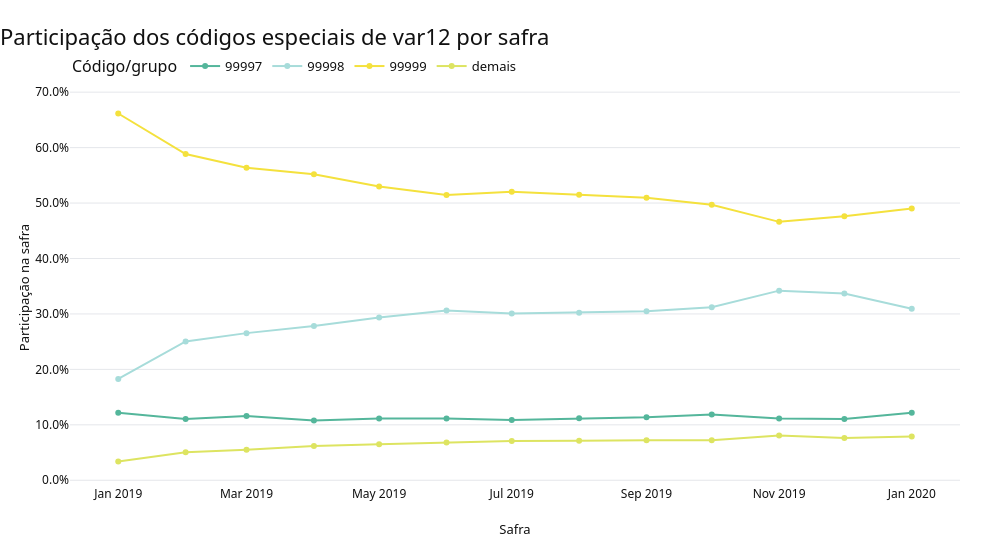
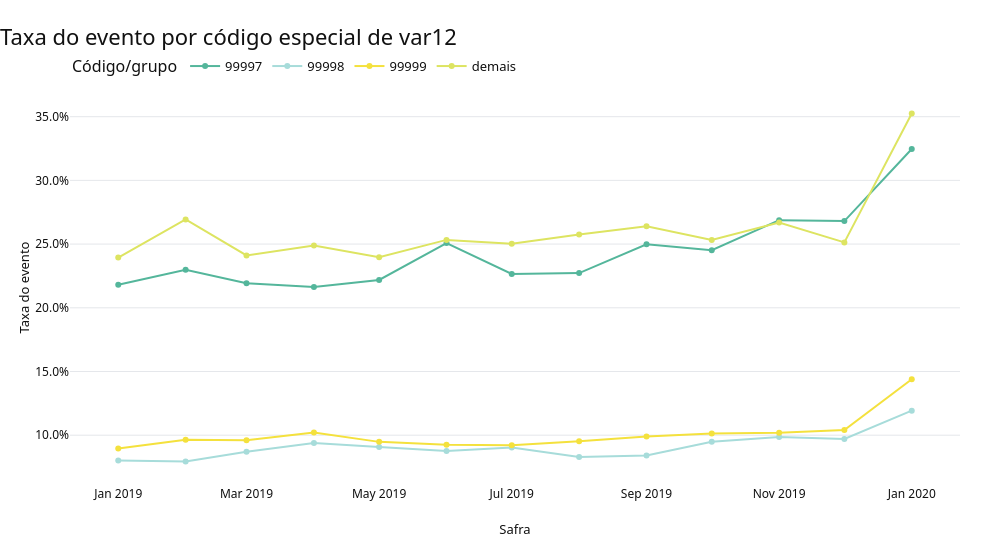

Here is the notebook cell these charts were saved with, in order:
### Markdown cell above
### Os códigos especiais de `var12` têm comportamento temporal consistente?

**Comentário Técnico:** a comparação é descritiva. Associação com o alvo não determina leakage e os códigos permanecem intactos.

### Code cell
codigos_especiais = [99997, 99998, 99999]
grupo_var12 = pd.Series('demais', index=base.index, dtype='string')
mascara_especial_var12 = base['var12'].isin(codigos_especiais)
grupo_var12.loc[mascara_especial_var12] = base.loc[mascara_especial_var12, 'var12'].map(lambda valor: str(int(valor)))
tabela_var12 = (base.assign(grupo_var12=grupo_var12).groupby(['safra', 'grupo_var12'])[ALVO]
                .agg(quantidade='size', quantidade_eventos='sum', taxa_evento='mean').reset_index())
tabela_var12['percentual_safra'] = tabela_var12['quantidade'] / tabela_var12.groupby('safra')['quantidade'].transform('sum')
tabela_var12_total = (base.assign(grupo_var12=grupo_var12).groupby('grupo_var12')[ALVO]
                      .agg(quantidade='size', quantidade_eventos='sum', taxa_evento='mean').reset_index())
tabela_var12_total['percentual_total'] = tabela_var12_total['quantidade'] / len(base)
display(tabela_var12_total.style.format({'taxa_evento': '{:.2%}', 'percentual_total': '{:.2%}'}))
display(tabela_var12.style.format({'safra': lambda x: x.strftime('%Y-%m'), 'taxa_evento': '{:.2%}',
                                    'percentual_safra': '{:.2%}'}))
fig_var12_freq = px.line(tabela_var12, x='safra', y='percentual_safra', color='grupo_var12', markers=True,
                         labels={'grupo_var12': 'Código/grupo'})
aplicar_layout_executivo(fig_var12_freq, 'Participação dos códigos especiais de var12 por safra',
                         titulo_eixo_x='Safra', titulo_eixo_y='Participação na safra')
aplicar_eixo_percentual(fig_var12_freq)
fig_var12_freq.show()
salvar_grafico(fig_var12_freq, '01_04_var12_codigos_frequencia', PASTA_FIGURAS, salvar_png=False)
fig_var12_taxa = px.line(tabela_var12, x='safra', y='taxa_evento', color='grupo_var12', markers=True,
                         labels={'grupo_var12': 'Código/grupo'})
aplicar_layout_executivo(fig_var12_taxa, 'Taxa do evento por código especial de var12',
                         titulo_eixo_x='Safra', titulo_eixo_y='Taxa do evento')
aplicar_eixo_percentual(fig_var12_taxa)
fig_var12_taxa.show()
salvar_grafico(fig_var12_taxa, '01_05_var12_codigos_taxa_evento', PASTA_FIGURAS, salvar_png=False)
var99997 = tabela_var12.query("grupo_var12 == '99997'").sort_values('safra')
display(Markdown(
    f"**Análise/Interpretação:** A associação de `var12=99997` com maior risco aparece em todas as safras: sua taxa "
    f"varia de **{var99997.taxa_evento.min():.2%}** a **{var99997.taxa_evento.max():.2%}** e alcança "
    f"**{var99997.iloc[-1].taxa_evento:.2%}** em 2020-01. A elevação recente também ocorre no grupo `demais`. "
    "Trata-se de associação, não de leakage demonstrado. O significado e a disponibilidade temporal dos códigos seguem desconhecidos."
))

### Figure 1 — Plotly figure (JSON) as saved in the notebook; plotly's stock layout.template omitted (floating-point values rounded to 4 significant figures)
{"data": [{"hovertemplate": "Código/grupo=99997<br>safra=%{x}<br>percentual_safra=%{y}<extra></extra>", "legendgroup": "99997", "line": {"color": "#54B69B", "dash": "solid"}, "marker": {"symbol": "circle"}, "mode": "lines+markers", "name": "99997", "orientation": "v", "showlegend": true, "type": "scatter", "x": ["2019-01-01T00:00:00.000000", "2019-02-01T00:00:00.000000", "2019-03-01T00:00:00.000000", "2019-04-01T00:00:00.000000", "2019-05-01T00:00:00.000000", "2019-06-01T00:00:00.000000", "2019-07-01T00:00:00.000000", "2019-08-01T00:00:00.000000", "2019-09-01T00:00:00.000000", "2019-10-01T00:00:00.000000", "2019-11-01T00:00:00.000000", "2019-12-01T00:00:00.000000", "2020-01-01T00:00:00.000000"], "xaxis": "x", "y": [0.1218, 0.1107, 0.1158, 0.108, 0.1115, 0.1114, 0.1085, 0.1117, 0.1136, 0.1188, 0.1113, 0.1104, 0.1217], "yaxis": "y"}, {"hovertemplate": "Código/grupo=99998<br>safra=%{x}<br>percentual_safra=%{y}<extra></extra>", "legendgroup": "99998", "line": {"color": "#A7DCDA", "dash": "solid"}, "marker": {"symbol": "circle"}, "mode": "lines+markers", "name": "99998", "orientation": "v", "showlegend": true, "type": "scatter", "x": ["2019-01-01T00:00:00.000000", "2019-02-01T00:00:00.000000", "2019-03-01T00:00:00.000000", "2019-04-01T00:00:00.000000", "2019-05-01T00:00:00.000000", "2019-06-01T00:00:00.000000", "2019-07-01T00:00:00.000000", "2019-08-01T00:00:00.000000", "2019-09-01T00:00:00.000000", "2019-10-01T00:00:00.000000", "2019-11-01T00:00:00.000000", "2019-12-01T00:00:00.000000", "2020-01-01T00:00:00.000000"], "xaxis": "x", "y": [0.1828, 0.2504, 0.2654, 0.2783, 0.2937, 0.3061, 0.3006, 0.3023, 0.3046, 0.3121, 0.342, 0.3368, 0.3094], "yaxis": "y"}, {"hovertemplate": "Código/grupo=99999<br>safra=%{x}<br>percentual_safra=%{y}<extra></extra>", "legendgroup": "99999", "line": {"color": "#F4E13D", "dash": "solid"}, "marker": {"symbol": "circle"}, "mode": "lines+markers", "name": "99999", "orientation": "v", "showlegend": true, "type": "scatter", "x": ["2019-01-01T00:00:00.000000", "2019-02-01T00:00:00.000000", "2019-03-01T00:00:00.000000", "2019-04-01T00:00:00.000000", "2019-05-01T00:00:00.000000", "2019-06-01T00:00:00.000000", "2019-07-01T00:00:00.000000", "2019-08-01T00:00:00.000000", "2019-09-01T00:00:00.000000", "2019-10-01T00:00:00.000000", "2019-11-01T00:00:00.000000", "2019-12-01T00:00:00.000000", "2020-01-01T00:00:00.000000"], "xaxis": "x", "y": [0.6615, 0.5885, 0.5637, 0.552, 0.5298, 0.5145, 0.5202, 0.5149, 0.5094, 0.497, 0.4661, 0.4764, 0.4901], "yaxis": "y"}, {"hovertemplate": "Código/grupo=demais<br>safra=%{x}<br>percentual_safra=%{y}<extra></extra>", "legendgroup": "demais", "line": {"color": "#DDE461", "dash": "solid"}, "marker": {"symbol": "circle"}, "mode": "lines+markers", "name": "demais", "orientation": "v", "showlegend": true, "type": "scatter", "x": ["2019-01-01T00:00:00.000000", "2019-02-01T00:00:00.000000", "2019-03-01T00:00:00.000000", "2019-04-01T00:00:00.000000", "2019-05-01T00:00:00.000000", "2019-06-01T00:00:00.000000", "2019-07-01T00:00:00.000000", "2019-08-01T00:00:00.000000", "2019-09-01T00:00:00.000000", "2019-10-01T00:00:00.000000", "2019-11-01T00:00:00.000000", "2019-12-01T00:00:00.000000", "2020-01-01T00:00:00.000000"], "xaxis": "x", "y": [0.03387, 0.05044, 0.05507, 0.06163, 0.06501, 0.06805, 0.07071, 0.07114, 0.07233, 0.07212, 0.08055, 0.07645, 0.07883], "yaxis": "y"}], "layout": {"height": 550, "hovermode": "closest", "legend": {"title": {"text": "Código/grupo"}, "tracegroupgap": 0}, "showlegend": true, "title": {"text": "Participação dos códigos especiais de var12 por safra"}, "width": 1000, "xaxis": {"anchor": "y", "domain": [0.0, 1.0], "title": {"text": "Safra"}}, "yaxis": {"anchor": "x", "domain": [0.0, 1.0], "tickformat": ".1%", "title": {"text": "Participação na safra"}}}}

### Figure 2 — Plotly figure (JSON) as saved in the notebook; plotly's stock layout.template omitted (floating-point values rounded to 4 significant figures)
{"data": [{"hovertemplate": "Código/grupo=99997<br>safra=%{x}<br>taxa_evento=%{y}<extra></extra>", "legendgroup": "99997", "line": {"color": "#54B69B", "dash": "solid"}, "marker": {"symbol": "circle"}, "mode": "lines+markers", "name": "99997", "orientation": "v", "showlegend": true, "type": "scatter", "x": ["2019-01-01T00:00:00.000000", "2019-02-01T00:00:00.000000", "2019-03-01T00:00:00.000000", "2019-04-01T00:00:00.000000", "2019-05-01T00:00:00.000000", "2019-06-01T00:00:00.000000", "2019-07-01T00:00:00.000000", "2019-08-01T00:00:00.000000", "2019-09-01T00:00:00.000000", "2019-10-01T00:00:00.000000", "2019-11-01T00:00:00.000000", "2019-12-01T00:00:00.000000", "2020-01-01T00:00:00.000000"], "xaxis": "x", "y": [0.218, 0.2298, 0.2193, 0.2163, 0.2219, 0.2508, 0.2265, 0.2272, 0.2499, 0.2451, 0.2688, 0.2681, 0.3247], "yaxis": "y"}, {"hovertemplate": "Código/grupo=99998<br>safra=%{x}<br>taxa_evento=%{y}<extra></extra>", "legendgroup": "99998", "line": {"color": "#A7DCDA", "dash": "solid"}, "marker": {"symbol": "circle"}, "mode": "lines+markers", "name": "99998", "orientation": "v", "showlegend": true, "type": "scatter", "x": ["2019-01-01T00:00:00.000000", "2019-02-01T00:00:00.000000", "2019-03-01T00:00:00.000000", "2019-04-01T00:00:00.000000", "2019-05-01T00:00:00.000000", "2019-06-01T00:00:00.000000", "2019-07-01T00:00:00.000000", "2019-08-01T00:00:00.000000", "2019-09-01T00:00:00.000000", "2019-10-01T00:00:00.000000", "2019-11-01T00:00:00.000000", "2019-12-01T00:00:00.000000", "2020-01-01T00:00:00.000000"], "xaxis": "x", "y": [0.08006, 0.07937, 0.08693, 0.09381, 0.09076, 0.08763, 0.09032, 0.08287, 0.08403, 0.09483, 0.09862, 0.09707, 0.1193], "yaxis": "y"}, {"hovertemplate": "Código/grupo=99999<br>safra=%{x}<br>taxa_evento=%{y}<extra></extra>", "legendgroup": "99999", "line": {"color": "#F4E13D", "dash": "solid"}, "marker": {"symbol": "circle"}, "mode": "lines+markers", "name": "99999", "orientation": "v", "showlegend": true, "type": "scatter", "x": ["2019-01-01T00:00:00.000000", "2019-02-01T00:00:00.000000", "2019-03-01T00:00:00.000000", "2019-04-01T00:00:00.000000", "2019-05-01T00:00:00.000000", "2019-06-01T00:00:00.000000", "2019-07-01T00:00:00.000000", "2019-08-01T00:00:00.000000", "2019-09-01T00:00:00.000000", "2019-10-01T00:00:00.000000", "2019-11-01T00:00:00.000000", "2019-12-01T00:00:00.000000", "2020-01-01T00:00:00.000000"], "xaxis": "x", "y": [0.08949, 0.09652, 0.09614, 0.1021, 0.09477, 0.09247, 0.09204, 0.09516, 0.09904, 0.1014, 0.1019, 0.104, 0.1439], "yaxis": "y"}, {"hovertemplate": "Código/grupo=demais<br>safra=%{x}<br>taxa_evento=%{y}<extra></extra>", "legendgroup": "demais", "line": {"color": "#DDE461", "dash": "solid"}, "marker": {"symbol": "circle"}, "mode": "lines+markers", "name": "demais", "orientation": "v", "showlegend": true, "type": "scatter", "x": ["2019-01-01T00:00:00.000000", "2019-02-01T00:00:00.000000", "2019-03-01T00:00:00.000000", "2019-04-01T00:00:00.000000", "2019-05-01T00:00:00.000000", "2019-06-01T00:00:00.000000", "2019-07-01T00:00:00.000000", "2019-08-01T00:00:00.000000", "2019-09-01T00:00:00.000000", "2019-10-01T00:00:00.000000", "2019-11-01T00:00:00.000000", "2019-12-01T00:00:00.000000", "2020-01-01T00:00:00.000000"], "xaxis": "x", "y": [0.2394, 0.2693, 0.2411, 0.2488, 0.2397, 0.2533, 0.2502, 0.2575, 0.2639, 0.2532, 0.267, 0.2513, 0.3525], "yaxis": "y"}], "layout": {"height": 550, "hovermode": "closest", "legend": {"title": {"text": "Código/grupo"}, "tracegroupgap": 0}, "showlegend": true, "title": {"text": "Taxa do evento por código especial de var12"}, "width": 1000, "xaxis": {"anchor": "y", "domain": [0.0, 1.0], "title": {"text": "Safra"}}, "yaxis": {"anchor": "x", "domain": [0.0, 1.0], "tickformat": ".1%", "title": {"text": "Taxa do evento"}}}}
